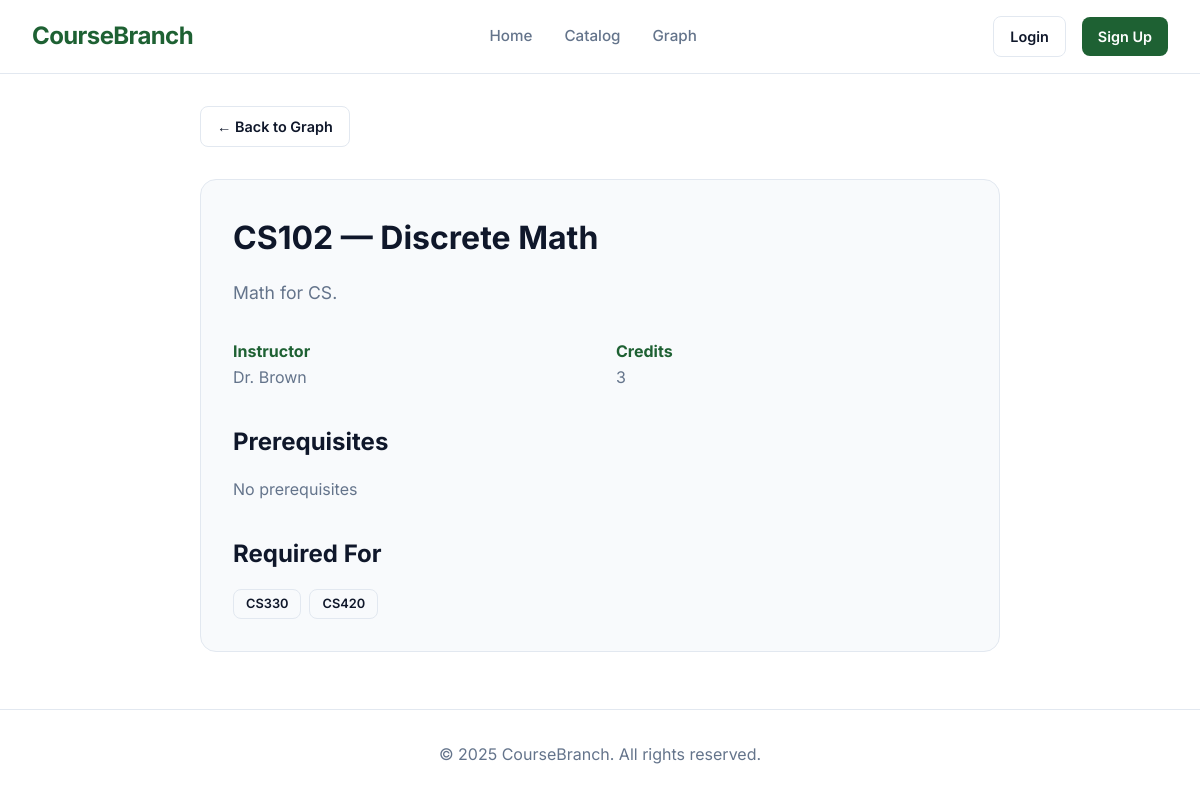
The app's page /catalog/course/CS102/ with its own data.
### catalog/models.py (models this page shows, shortened)
class Course(models.Model):
    college = models.ForeignKey(
        College, on_delete=models.CASCADE, related_name="courses"
    )
    code = models.CharField(max_length=20, unique=True)
    name = models.CharField(max_length=200)
    description = models.TextField()
    instructor = models.CharField(max_length=100)
    credits = models.IntegerField()
    prerequisites = models.ManyToManyField(
        'self',
        symmetrical=False,
        blank=True,
        related_name='required_for'
    )

### catalog/views.py (the view)
# urls.py: path('course/<str:code>/', views.course_detail_view, name='course_detail'),
def course_detail_view(request, code):
    course = get_object_or_404(Course, code=code)
    return render(request, "catalog/course_detail.html", {
        "course": course,
        "prereqs": course.prerequisites.all(),
        "postreqs": Course.objects.filter(prerequisites=course)
    })

### catalog/templates/catalog/course_detail.html (shortened to what this page needs)
{% extends 'base.html' %}
{% block content %}
<div style="max-width: 800px; margin: 0 auto;">
    <a href="/catalog/tree/" class="btn btn-outline" style="margin-bottom: 2rem; display: inline-block;">&larr; Back to Graph</a>
    <div class="feature-card">
        <h1 style="margin-bottom: 1rem; color: var(--text-color);">{{ course.code }} — {{ course.name }}</h1>
        <p style="font-size: 1.1rem; margin-bottom: 2rem; color: var(--text-muted);">{{ course.description }}</p>
        <div style="display: grid; grid-template-columns: 1fr 1fr; gap: 2rem; margin-bottom: 2rem;">
            <div>
                <strong style="color: var(--primary-color);">Instructor</strong>
                <p>{{ course.instructor }}</p>
            </div>
            <div>
                <strong style="color: var(--primary-color);">Credits</strong>
                <p>{{ course.credits }}</p>
            </div>
        </div>
        <div style="margin-bottom: 2rem;">
            <h3 style="margin-bottom: 1rem;">Prerequisites</h3>
            <div style="display: flex; gap: 0.5rem; flex-wrap: wrap;">
                {% if prereqs %}
                    {% for p in prereqs %}
                        <a href="{% url 'course_detail' p.id %}" class="btn btn-outline" style="font-size: 0.8rem; padding: 0.25rem 0.75rem;">{{ p.code }}</a>
                    {% endfor %}
                {% else %}
                    <p style="color: var(--text-muted);">No prerequisites</p>
                {% endif %}
            </div>
        </div>
        <div>
            <h3 style="margin-bottom: 1rem;">Required For</h3>
            <div style="display: flex; gap: 0.5rem; flex-wrap: wrap;">
                {% if postreqs %}
                    {% for c in postreqs %}
                        <a href="{% url 'course_detail' c.id %}" class="btn btn-outline" style="font-size: 0.8rem; padding: 0.25rem 0.75rem;">{{ c.code }}</a>
                    {% endfor %}
                {% else %}
                    <p style="color: var(--text-muted);">Does not unlock other courses</p>
                {% endif %}
            </div>
        </div>
    </div>
</div>
{% endblock %}

### static/css/variables.css (style rules this page uses)
:root { --dark-emerald: #1e6133; --periwinkle: #d8dcff; --dark-wine: #7b2d26; --primary-color: var(--dark-emerald); --primary-hover: #145028; --secondary-color: var(--dark-wine); --accent-color: var(--periwinkle); --background-color: #ffffff; --surface-color: #f8fafc; --text-color: #0f172a; --text-muted: #64748b; --border-color: #e2e8f0; --font-main: 'Inter', sans-serif; --shadow-sm: 0 1px 2px 0 rgb(0 0 0 / 0.05); --shadow-md: 0 4px 6px -1px rgb(0 0 0 / 0.1), 0 2px 4px -2px rgb(0 0 0 / 0.1); --shadow-lg: 0 10px 15px -3px rgb(0 0 0 / 0.1), 0 4px 6px -4px rgb(0 0 0 / 0.1); --graph-bg: #0f172a; --graph-legend-bg: #ffffff; --graph-node-default: #64748b; --graph-node-selected: #a855f7; --graph-node-prereq: #22c55e; --graph-node-text: #0f172a; --graph-node-border: #475569; --graph-node-prereq-border: #15803d; --graph-edge-color: #94a3b8; --graph-edge-highlight: #0ea5e9; --graph-boundary-color: #8b5cf6; --graph-boundary-bg: rgba(139, 92, 246, 0.08); --graph-muted-node: #94a3b8; --graph-level-100: #0ea5e9; --graph-level-200: #10b981; --graph-level-300: #fbbf24; --graph-level-400: #ec4899; --graph-level-500: #8b5cf6; }

### static/css/style.css (style rules this page uses)
* { box-sizing: border-box; margin: 0; padding: 0; }
body { font-family: var(--font-main); background-color: var(--background-color); color: var(--text-color); line-height: 1.6; min-height: 100vh; display: flex; flex-direction: column; }
a { color: inherit; text-decoration: none; transition: color 0.2s; }
.btn { padding: 0.5rem 1rem; border-radius: 0.5rem; font-weight: 600; font-size: 0.9rem; cursor: pointer; transition: all 0.2s; border: none; }
.btn-outline { background-color: transparent; border: 1px solid var(--border-color); color: var(--text-color); }
.feature-card { background-color: var(--surface-color); border: 1px solid var(--border-color); border-radius: 1rem; padding: 2rem; transition: transform 0.2s, border-color 0.2s; }
.feature-card h3 { font-size: 1.5rem; margin-bottom: 1rem; color: var(--text-color); }
.feature-card p { color: var(--text-muted); }

### records on screen
Course: code "CS102", name "Discrete Math", description "Math for CS.", instructor "Dr. Brown", credits "3"
Course: code "CS330"
Course: code "CS420"
